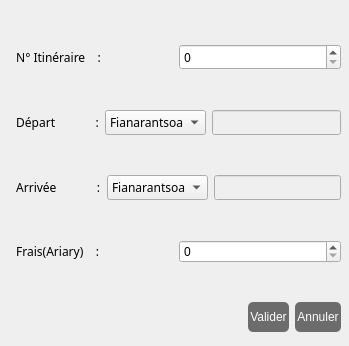
<?xml version="1.0" encoding="UTF-8"?>
<ui version="4.0">
 <class>Itineraire</class>
 <widget class="QDialog" name="Itineraire">
  <property name="geometry">
   <rect>
    <x>0</x>
    <y>0</y>
    <width>349</width>
    <height>346</height>
   </rect>
  </property>
  <property name="windowTitle">
   <string>Dialog</string>
  </property>
  <widget class="QWidget" name="layoutWidget">
   <property name="geometry">
    <rect>
     <x>10</x>
     <y>10</y>
     <width>331</width>
     <height>289</height>
    </rect>
   </property>
   <layout class="QVBoxLayout" name="verticalLayout">
    <item>
     <layout class="QHBoxLayout" name="horizontalLayout">
      <item>
       <widget class="QLabel" name="label">
        <property name="font">
         <font>
          <family>Century Gothic</family>
         </font>
        </property>
        <property name="text">
         <string>  N° Itinéraire    :</string>
        </property>
       </widget>
      </item>
      <item>
       <widget class="QSpinBox" name="numitineraire">
        <property name="font">
         <font>
          <family>Century Gothic</family>
         </font>
        </property>
       </widget>
      </item>
     </layout>
    </item>
    <item>
     <layout class="QHBoxLayout" name="horizontalLayout_2">
      <item>
       <widget class="QLabel" name="label_2">
        <property name="font">
         <font>
          <family>Century Gothic</family>
         </font>
        </property>
        <property name="text">
         <string>  Départ             :</string>
        </property>
       </widget>
      </item>
      <item>
       <widget class="QComboBox" name="comboBox_2">
        <property name="font">
         <font>
          <family>Century Gothic</family>
         </font>
        </property>
        <item>
         <property name="text">
          <string>Fianarantsoa</string>
         </property>
        </item>
        <item>
         <property name="text">
          <string>Manakara</string>
         </property>
        </item>
       </widget>
      </item>
      <item>
       <widget class="QLineEdit" name="depart">
        <property name="enabled">
         <bool>false</bool>
        </property>
        <property name="font">
         <font>
          <family>Century Gothic</family>
         </font>
        </property>
       </widget>
      </item>
     </layout>
    </item>
    <item>
     <layout class="QHBoxLayout" name="horizontalLayout_3">
      <item>
       <widget class="QLabel" name="label_3">
        <property name="font">
         <font>
          <family>Century Gothic</family>
         </font>
        </property>
        <property name="text">
         <string>  Arrivée             :</string>
        </property>
       </widget>
      </item>
      <item>
       <widget class="QComboBox" name="comboBox_3">
        <property name="font">
         <font>
          <family>Century Gothic</family>
         </font>
        </property>
        <item>
         <property name="text">
          <string>Fianarantsoa</string>
         </property>
        </item>
        <item>
         <property name="text">
          <string>Manakara</string>
         </property>
        </item>
       </widget>
      </item>
      <item>
       <widget class="QLineEdit" name="arrivee">
        <property name="enabled">
         <bool>false</bool>
        </property>
        <property name="font">
         <font>
          <family>Century Gothic</family>
         </font>
        </property>
       </widget>
      </item>
     </layout>
    </item>
    <item>
     <layout class="QHBoxLayout" name="horizontalLayout_4">
      <item>
       <widget class="QLabel" name="label_4">
        <property name="font">
         <font>
          <family>Century Gothic</family>
         </font>
        </property>
        <property name="text">
         <string>  Frais(Ariary)    :</string>
        </property>
       </widget>
      </item>
      <item>
       <widget class="QSpinBox" name="frais">
        <property name="maximum">
         <number>100000</number>
        </property>
        <property name="singleStep">
         <number>100</number>
        </property>
       </widget>
      </item>
     </layout>
    </item>
   </layout>
  </widget>
  <widget class="QWidget" name="layoutWidget_2">
   <property name="geometry">
    <rect>
     <x>10</x>
     <y>300</y>
     <width>331</width>
     <height>34</height>
    </rect>
   </property>
   <layout class="QHBoxLayout" name="horizontalLayout_7">
    <item>
     <spacer name="horizontalSpacer">
      <property name="orientation">
       <enum>Qt::Horizontal</enum>
      </property>
      <property name="sizeHint" stdset="0">
       <size>
        <width>40</width>
        <height>20</height>
       </size>
      </property>
     </spacer>
    </item>
    <item>
     <layout class="QHBoxLayout" name="horizontalLayout_6">
      <item>
       <widget class="QPushButton" name="valider">
        <property name="minimumSize">
         <size>
          <width>0</width>
          <height>30</height>
         </size>
        </property>
        <property name="sizeIncrement">
         <size>
          <width>0</width>
          <height>0</height>
         </size>
        </property>
        <property name="styleSheet">
         <string notr="true">font: 75 10pt &quot;Century Gothic&quot;;
background-color: rgb(108, 108, 108);
color: rgb(255, 255, 255);
padding: 0 2%;
border-radius: 5px;</string>
        </property>
        <property name="text">
         <string>Valider</string>
        </property>
        <property name="icon">
         <iconset resource="res.qrc">
          <normaloff>:/image/image/valider.png</normaloff>:/image/image/valider.png</iconset>
        </property>
        <property name="iconSize">
         <size>
          <width>20</width>
          <height>20</height>
         </size>
        </property>
       </widget>
      </item>
      <item>
       <widget class="QPushButton" name="annuler">
        <property name="minimumSize">
         <size>
          <width>0</width>
          <height>30</height>
         </size>
        </property>
        <property name="styleSheet">
         <string notr="true">font: 75 10pt &quot;Century Gothic&quot;;
background-color: rgb(108, 108, 108);
color: rgb(255, 255, 255);
padding: 0 2%;
border-radius: 5px;</string>
        </property>
        <property name="text">
         <string>Annuler</string>
        </property>
        <property name="icon">
         <iconset resource="res.qrc">
          <normaloff>:/image/image/annuler.png</normaloff>:/image/image/annuler.png</iconset>
        </property>
        <property name="iconSize">
         <size>
          <width>20</width>
          <height>20</height>
         </size>
        </property>
       </widget>
      </item>
     </layout>
    </item>
   </layout>
  </widget>
 </widget>
 <resources>
  <include location="res.qrc"/>
 </resources>
 <connections/>
</ui>
